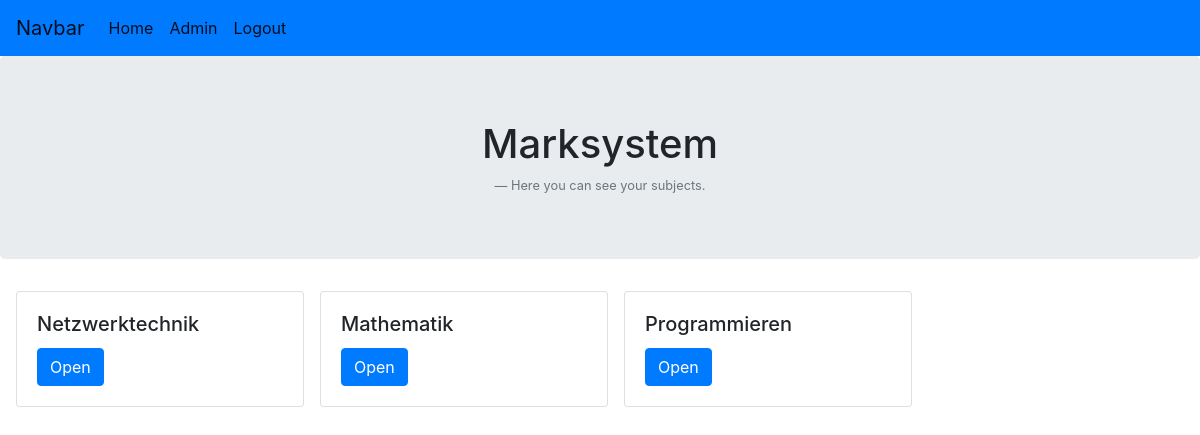
/startseite_schueler/ (signed in), run on an earlier commit of the app's database.
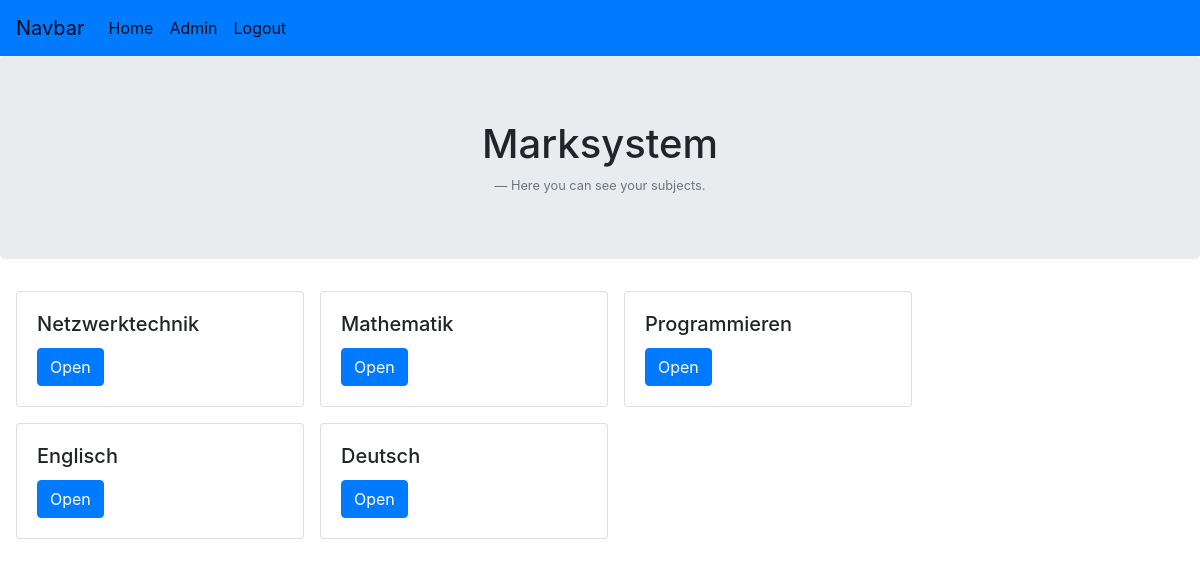
And on a later commit of the database.
### noten/models.py (models this page shows, shortened)
class Unterricht(models.Model):
    Subject = models.ForeignKey(Subject, on_delete=models.CASCADE)
    Teacher = models.ForeignKey(User, on_delete=models.CASCADE)
    Klasse = models.ForeignKey(Klasse, on_delete=models.CASCADE)
    class Meta:
        verbose_name_plural = "Unterrichte"

class Subject(models.Model):
    subject_name = models.CharField(default="", max_length=150)

### noten/views.py (the view)
# urls.py: path('startseite_schueler/', views.startseite_schueler, name='startseite_schueler'),
@login_required
def startseite_schueler(request):
    subjects = Unterricht.objects.filter(Klasse__student__user = request.user)
    return render(request, 'noten/startseite_schueler.html', {'latest_subject_list' : subjects})

### noten/templates/noten/startseite_schueler.html (shortened to what this page needs)
<!DOCTYPE html>
<html lang="en">
<head>
    {% load static %}
    <link href="https://stackpath.bootstrapcdn.com/bootstrap/4.2.1/css/bootstrap.min.css"
 rel="stylesheet">
</head>
<body>
<nav class="navbar navbar-expand-lg navbar-light bg-primary">
    <a class="navbar-brand" href="">Navbar</a>
    <div class="collapse navbar-collapse" id="navbarNav">
        <ul class="navbar-nav">
            <li class="nav-item active">
                <a class="nav-link" href="{% url 'noten:startseite_schueler' %}">Home</a>
            </li>
            <li class="nav-item active">
                <a class="nav-link" href="/admin">Admin</a>
            </li>
            <li class="nav-item active">
                <a class="nav-link" href="/logout">Logout</a>
            </li>
        </ul>
    </div>
</nav>
<div class="jumbotron text-center">
    <h1>Marksystem</h1>
    <footer class="blockquote-footer">Here you can see your subjects.</footer>
</div>
{% if latest_subject_list %}
<div class="row ml-3">
    {% for subject in latest_subject_list %}
    <div class="card mr-3 mb-3" style="width: 18rem;">
        <div class="card-body">
            <h5 class="card-title">{{ subject.Subject.subject_name }}</h5>
            <a class="btn btn-primary" href="{% url 'noten:detailseite_schueler' subject.id %}">Open</a>
        </div>
    </div>
    {% endfor %}
</div>
{% else %}
<p>No subjects are available.</p>
{% endif %}
</body>
</html>

What changed in the data, as far as the page shows it:
added Unterricht: Subject.subject_name "Englisch"
added Unterricht: Subject.subject_name "Deutsch"
